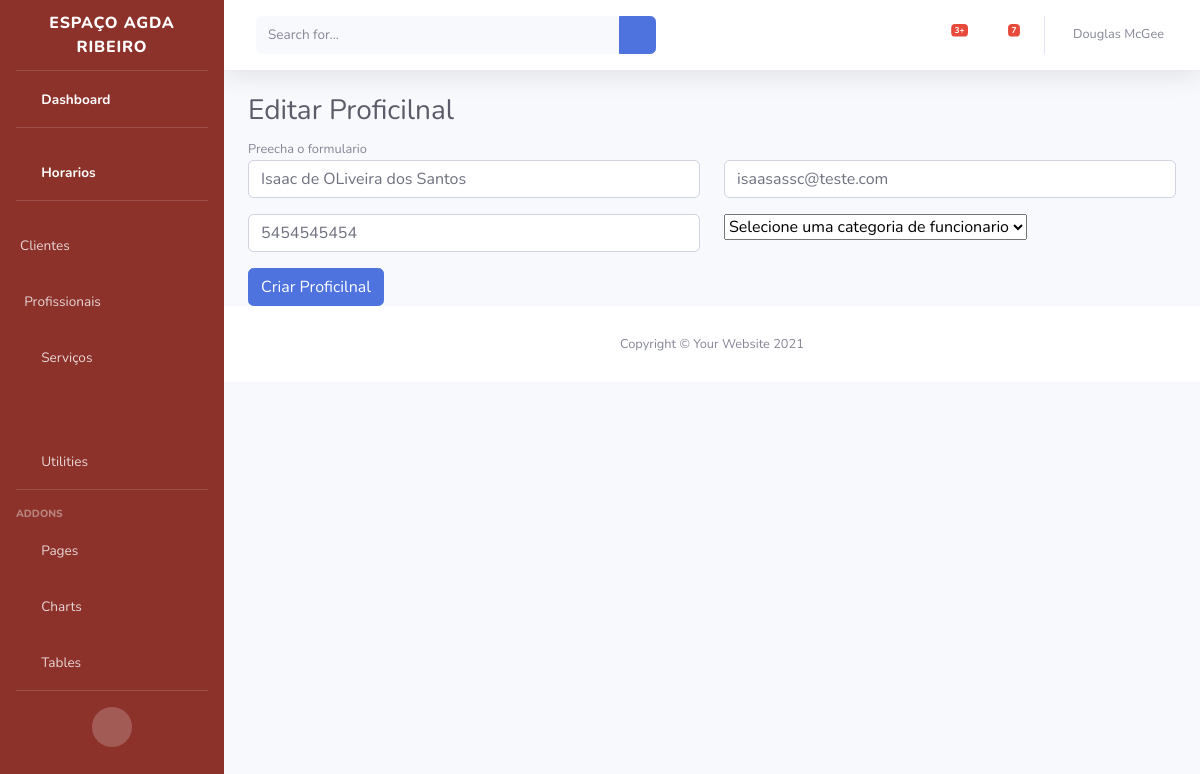
The app's page /usuarios/editar_funcionario/1, older data.
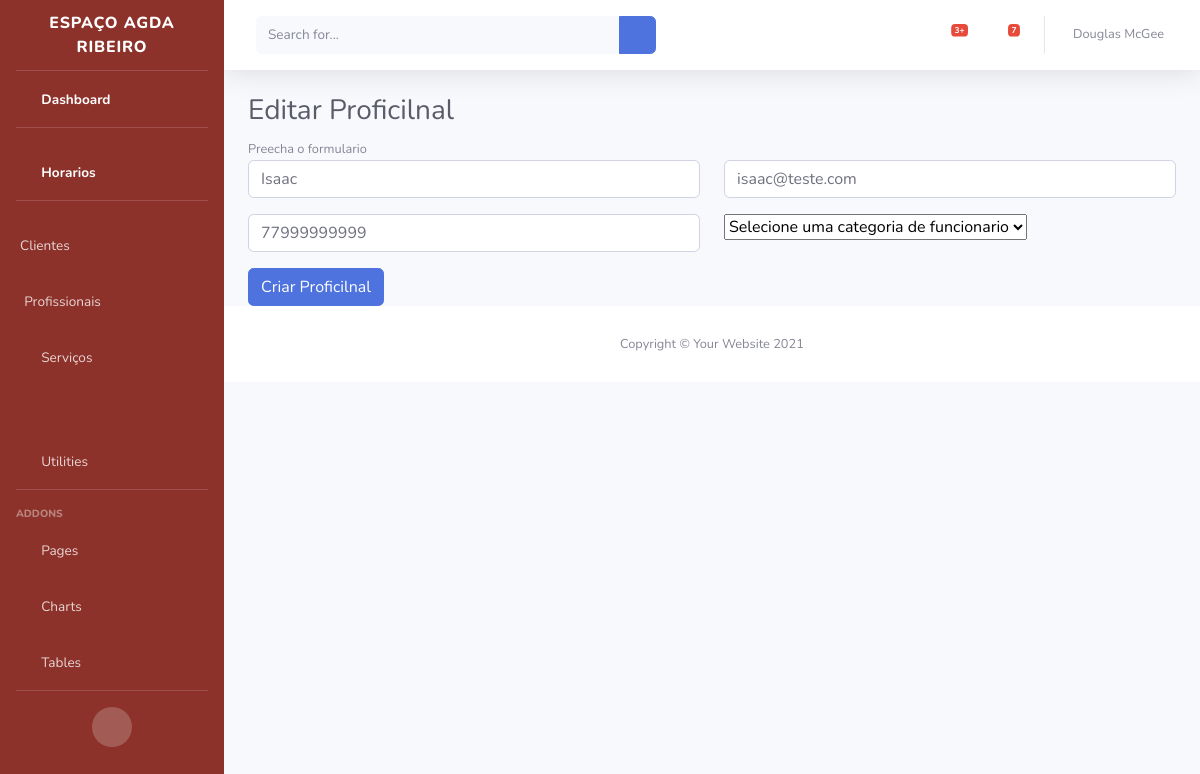
The same page, newer data.
### usuarios/models/colaborador.py (models this page shows, shortened)
class Colaborador(Pessoa):
    tipo_colaborador = models.CharField(
                        max_length=10,
                        choices=STATUS_COLABORADOR,
                        default="funcio"
    )

### usuarios/views.py (the view, shortened to what this page needs)
# urls.py: path("editar_funcionario/<int:funcionario_id>",editar_funcionarios, name="editar_funcionario"),
def editar_funcionarios(request, funcionario_id):
    funcionario = Colaborador.objects.filter(id=funcionario_id)
    usuario_do_funcionario = list(funcionario.values_list("user",flat=True))[0]
    user = User.objects.filter(id=usuario_do_funcionario)
    print(user)
    return render(
                request,
                "admin/editar_funcionario.html",
                {
                    "funcionario":funcionario
                }
                )

### templates/admin/editar_funcionario.html (shortened to what this page needs)
{% extends  "admin/base.html" %}
{% load static %}
{% block content %}
<h1 class="h3 mb-2 text-gray-800">Editar Proficilnal</h1>
<small>Preecha o formulario</small>
<br>
{% for func in funcionario %}
<form class="user" action="{% url 'editar_funcionario' func.id %}" method="post" enctype="multipart/form-data">
        <div class="form-group row">
            <div class="col-sm-6 mb-3 mb-sm-0">
                <input type="text" class="form-control " id="exampleFirstName" name="nome" value="{{func.nome}}"
                    placeholder="Nome">
            </div>
            <div class="col-sm-6">
                <input type="email" class="form-control " id="exampleLastName" name="email" value="{{func.email}}"
                    placeholder="E-mail">
            </div>
        </div>
        <div class="form-group row">
            <div class="col-sm-6 mb-3 mb-sm-0">
                <input type="text" class="form-control " id="exampleFirstName" name="whapp" value="{{func.telefone}}"
                    placeholder="Whatsapp">
            </div>
            <div class="col-sm-6 mb-3 mb-sm-0">
                <select class="form-select" aria-label="Default select example" name="tipo">
                    <option selected>Selecione uma categoria de funcionario</option>
                  </select>
            </div>
        </div>
        <input class="btn btn-primary"type="submit" value="Criar Proficilnal">
</form>
{% endfor %}
{% endblock %}

Row changes from the older to the newer data that the page shows:
changed Colaborador: nome "Isaac de OLiveira dos Santos" → "Isaac"; email "isaasassc@teste.com" → "isaac@teste.com"; whapp "5454545454" → "77999999999"
